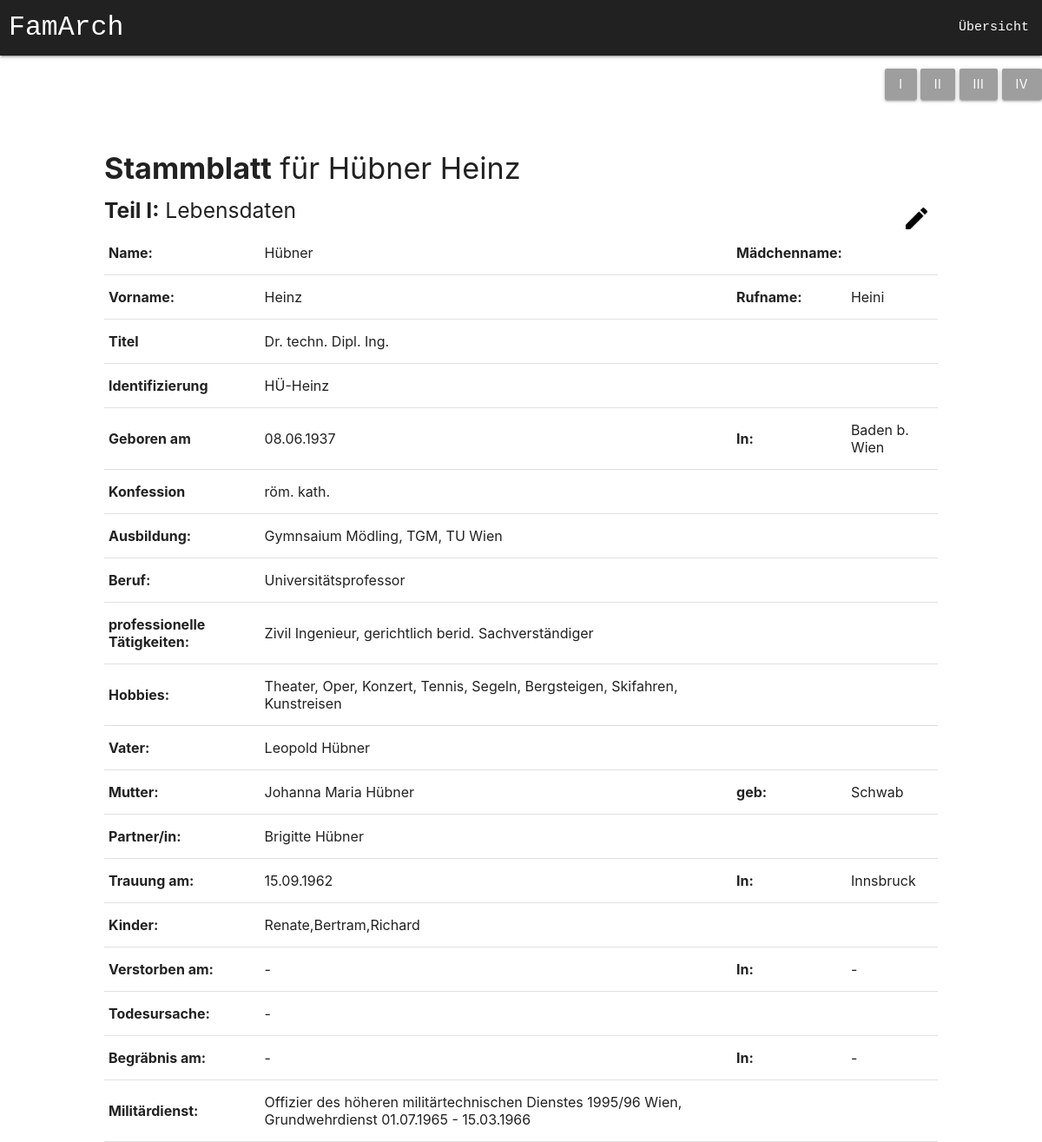
Screenshot of /nahansicht.php?curPerson=1 with the database file from the repository.
### tables this page shows
CREATE TABLE lebensdaten (
		id INTEGER,
		nachname VARCHAR(400),
		vorname VARCHAR(400),
		maedName VARCHAR(400),
		rufname VARCHAR(400),
		titel VARCHAR(200),
		kurzzeichen VARCHAR(500),
		gebDatum VARCHAR(300),
		gebOrt VARCHAR(300),
		konfession VARCHAR(200),
		ausbildung VARCHAR(500),
		berufLaufbahn VARCHAR(200),
		profTaetigkeiten VARCHAR(100),
		hobbies VARCHAR(100),
		vater INTEGER,
		mutter INTEGER,
		gebMutter VARCHAR(200),
		partnerin INTEGER,
		trauDatum VARCHAR(300),
		trauOrt VARCHAR(300),
		kind VARCHAR(500),
		geschwister VARCHAR(500),
		verstorbenAm VARCHAR(300),
		verstorbenIn VARCHAR(300),
		todUrsache VARCHAR(300),
		begraebnisAm VARCHAR(300),
		begraebnisIn VARCHAR(300),
		militaerdienst VARCHAR(400),
		geschlecht VARCHAR(300),
		stammbaum boolean,
		PRIMARY KEY(id),
		FOREIGN KEY (vater) REFERENCES lebensdaten(id),
		FOREIGN KEY (mutter) REFERENCES lebensdaten(id),
		FOREIGN KEY (partnerin) REFERENCES lebensdaten(id)
	);

### nahansicht.php (called while the page is built, shortened)
<?php
include 'open.php';
$curPerson=$_GET['curPerson'];
if(isset($_GET['stammblattnr'])) {
	$stammblattnr=$_GET['stammblattnr'];
}
else {
	$stammblattnr=1;
}
$bearbeiten=false;
$row=$pdo -> query("SELECT * FROM lebensdaten WHERE id=$curPerson");
$person=$row->fetch();
$query=$pdo -> query("SELECT vorname,nachname FROM lebensdaten WHERE id=$person[vater]");
try {
	$vater_row = $query->fetch(PDO::FETCH_ASSOC);
	$vater = $vater_row['vorname'] . " " . $vater_row['nachname'];
}catch(Error $e) {
	$vater="";
}
$query=$pdo -> query("SELECT vorname,nachname FROM lebensdaten WHERE id=$person[mutter]");
try {
	$mutter_row = $query->fetch(PDO::FETCH_ASSOC);
	$mutter = $mutter_row['vorname'] . " " . $mutter_row['nachname'];
}catch(Error $e) {
	$mutter="";
}
$query=$pdo -> query("SELECT vorname,nachname FROM lebensdaten WHERE id=$person[partnerin]");
try {
	$partnerin_row = $query->fetch(PDO::FETCH_ASSOC);
	$partnerin = $partnerin_row['vorname'] . " " . $partnerin_row['nachname'];
}catch(Error $e) {
	$partnerin="";
}
if(isset($_GET['edit']) && $_GET['edit']=='true') {
	$bearbeiten=true;
}
else {
	$bearbeiten=false;
}
if($bearbeiten==true) {
	$personArray=array(
		"nachname" => "<input value=\"" . $person['nachname'] . "\" name=\"nachname\" type=\"text\" class=\"validate\">",
		"maedName" => "<input value=\"" . $person['maedName'] . "\" name=\"maedName\" type=\"text\" class=\"validate\">",
		"vorname" => "<input value=\"" . $person['vorname'] . "\" name=\"vorname\" type=\"text\" class=\"validate\">",
		"rufname" => "<input value=\"" . $person['rufname'] . "\" name=\"rufname\" type=\"text\" class=\"validate\">",
		"titel" => "<input value=\"" . $person['titel'] . "\" name=\"titel\" type=\"text\" class=\"validate\">",
		"kurzzeichen" => "<input value=\"" . $person['kurzzeichen'] . "\" name=\"kurzzeichen\" type=\"text\" class=\"validate\">",
		"gebDatum" => "<input value=\"" . $person['gebDatum'] . "\" name=\"gebDatum\" type=\"text\" class=\"validate\">",
		"gebOrt" => "<input value=\"" . $person['gebOrt'] . "\" name=\"gebOrt\" type=\"text\" class=\"validate\">",
		"konfession" => "<input value=\"" . $person['konfession'] . "\" name=\"konfession\" type=\"text\" class=\"validate\">",
		"ausbildung" => "<input value=\"" . $person['ausbildung'] . "\" name=\"ausbildung\" type=\"text\" class=\"validate\">",
		"berufLaufbahn" => "<input value=\"" . $person['berufLaufbahn'] . "\" name=\"berufLaufbahn\" type=\"text\" class=\"validate\">",
		"profTaetigkeiten" => "<input value=\"" . $person['profTaetigkeiten'] . "\" name=\"profTaetigkeiten\" type=\"text\" class=\"validate\">",
		"hobbies" => "<input value=\"" . $person['hobbies'] . "\" name=\"hobbies\" type=\"text\" class=\"validate\">",
		"vater" => "<input value=\"" . $vater . "\" name=\"vater\" type=\"text\" class=\"validate\">",
		"mutter" => "<input value=\"" . $mutter . "\" name=\"mutter\" type=\"text\" class=\"validate\">",
		"gebMutter" => "<input value=\"" . $person['gebMutter'] . "\" name=\"gebMutter\" type=\"text\" class=\"validate\">",
		"partnerin" => "<input value=\"" . $partnerin . "\" name=\"partnerin\" type=\"text\" class=\"validate\">",
		"trauDatum" => "<input value=\"" . $person['trauDatum'] . "\" name=\"trauDatum\" type=\"text\" class=\"validate\">",
		"trauOrt" => "<input value=\"" . $person['trauOrt'] . "\" name=\"trauOrt\" type=\"text\" class=\"validate\">",
		"kind" => "<input value=\"" . $person['kind'] . "\" name=\"kind\" type=\"text\" class=\"validate\">",
		"verstorbenAm" => "<input value=\"" . $person['verstorbenAm'] . "\" name=\"verstorbenAm\" type=\"text\" class=\"validate\">",
		"verstorbenIn" => "<input value=\"" . $person['verstorbenIn'] . "\" name=\"verstorbenIn\" type=\"text\" class=\"validate\">",
		"todUrsache" => "<input value=\"" . $person['todUrsache'] . "\" name=\"todUrsache\" type=\"text\" class=\"validate\">",
		"begraebnisAm" => "<input value=\"" . $person['begraebnisAm'] . "\" name=\"begraebnisAm\" type=\"text\" class=\"validate\">",
		"begraebnisIn" => "<input value=\"" . $person['begraebnisIn'] . "\" name=\"begraebnisIn\" type=\"text\" class=\"validate\">",
		"militaerdienst" => "<input value=\"" . $person['militaerdienst'] . "\" name=\"militaerdienst\" type=\"text\" class=\"validate\">",
	);
}
else {
	$personArray=array(
		"nachname" => $person['nachname'],
		"maedName" => $person['maedName'],
		"vorname" => $person['vorname'],
		"rufname" => $person['rufname'],
		"titel" => $person['titel'],
		"kurzzeichen" => $person['kurzzeichen'],
		"gebDatum" => $person['gebDatum'],
		"gebOrt" => $person['gebOrt'],
		"konfession" => $person['konfession'],
		"ausbildung" => $person['ausbildung'],
		"berufLaufbahn" => $person['berufLaufbahn'],
		"profTaetigkeiten" => $person['profTaetigkeiten'],
		"hobbies" => $person['hobbies'],
		"vater" => $vater,
		"mutter" => $mutter,
		"gebMutter" => $person['gebMutter'],
		"partnerin" => $partnerin,
		"trauDatum" => $person['trauDatum'],
		"trauOrt" => $person['trauOrt'],
		"kind" => $person['kind'],
		"verstorbenAm" => $person['verstorbenAm'],
		"verstorbenIn" => $person['verstorbenIn'],
		"todUrsache" => $person['todUrsache'],
		"begraebnisAm" => $person['begraebnisAm'],
		"begraebnisIn" => $person['begraebnisIn'],
		"militaerdienst" => $person['militaerdienst'],
	);
}
if($stammblattnr == 1) {
	$sb_nr = "I";
}
include 'nahansicht-gui_' . $sb_nr . '.php';
?>

### nahansicht-gui_I.php (the view, shortened to what this page needs)
<!doctype html>
<html>
	<head>
	<link type="text/css" rel="stylesheet" href="materialize/css/materialize.min.css" media="screen,projection">
	<link rel="stylesheet" href="style.css">
</head>
<body>
	<nav>
    <div class="nav-wrapper grey darken-4">
		<a href="index.php" class="brand-logo logo">FamArch</a>
    	<ul id="nav-mobile" class="right hide-on-med-and-down">
			<li><a href="uebersicht.php" class="navBar">Übersicht</a></li>
     	</ul>
    </div>
  </nav>
	<p align="right">
		<a href="nahansicht.php?curPerson=<?php echo $curPerson; ?>&stammblattnr=1" class='btn grey' value="0">I</a>
		<a href="nahansicht.php?curPerson=<?php echo $curPerson; ?>&stammblattnr=2" class='btn grey' value="0">II</a>
		<a href="nahansicht.php?curPerson=<?php echo $curPerson; ?>&stammblattnr=3" class='btn grey' value="0">III</a>
		<a href="nahansicht.php?curPerson=<?php echo $curPerson; ?>&stammblattnr=4" class='btn grey' value="0">IV</a>
	</p>
	<br>
	<div class="stammblattHeading">
		<h4 ><b>Stammblatt</b> für <?php echo $person['nachname']?> <?php echo $person['vorname']?></h4>
		<h5><b>Teil I:</b> Lebensdaten
			<?php
			if($bearbeiten==false){
				echo "<a href=\"nahansicht.php?curPerson=" . $curPerson . "&stammblattnr=1&edit=true\" class=\"btn-flat editBtn\" ><img src=\"img/edit.png\" alt=\"Bearbeitung\" class=\"editIcon\"></a>";
			}
			else {
				echo "<button class=\"btn-flat editBtn\" type=\"sumbit\" name=\"saveEdit\" value=\"saveEdit\"><img src=\"img/save.png\" alt=\"Bearbeitung\" class=\"editIcon\"></button>";
			}
			?>
		</h5>
	</div>
	<br>
	<div class="nahansichtGesamtTabelle">
		<table>
			<tbody>
			  <tr>
				<td><b>Name:</b></td>
				<td><?php echo $personArray['nachname']; ?></td>
				<td><b>Mädchenname:</b></td>
				<td><?php echo $personArray['maedName']?></td>
			  </tr>
			  <tr>
				<td><b>Vorname:</b></td>
				<td><?php echo $personArray['vorname']?></td>
				<td><b>Rufname:</b></td>
				<td><?php echo $personArray['rufname']?></td>
			  </tr>
			  <tr>
				<td><b>Titel</b></td>
				<td><?php echo $personArray['titel']?></td>
			  </tr>
			  <tr>
				<td><b>Identifizierung</b></td>
				<td><?php echo $personArray['kurzzeichen']?></td>
			  </tr>
			  <tr>
				<td><b>Geboren am</b></td>
				<td><?php echo $personArray['gebDatum']?></td>
				<td><b>In:</b></td>
				<td><?php echo $personArray['gebOrt']?></td>
			  </tr>
			  <tr>
				<td><b>Konfession</b></td>
				<td><?php echo $personArray['konfession']?></td>
			  </tr>
			  <tr>
				<td><b>Ausbildung:</b></td>
				<td><?php echo $personArray['ausbildung']?></td>
			  </tr>
			  <tr>
				<td><b>Beruf:</b></td>
				<td><?php echo $personArray['berufLaufbahn']?></td>
			  </tr>
			  <tr>
				<td><b>professionelle Tätigkeiten:</b></td>
				<td><?php echo $personArray['profTaetigkeiten']?></td>
			  </tr>
			  <tr>
				<td><b>Hobbies:</b></td>
				<td><?php echo $personArray['hobbies']?></td>
			  </tr>
			  <tr>
				<td><b>Vater:</b></td>
				<td><?php echo $personArray['vater'] ?></td>
			  </tr>
			  <tr>
				<td><b>Mutter:</b></td>
				<td><?php echo $personArray['mutter']?></td>
				<td><b>geb:</b></td>
				<td ><?php echo $personArray['gebMutter']?></td>
			  </tr>
			  <tr>
				<td><b>Partner/in:</b></td>
				<td><?php echo $personArray['partnerin']?></td>
			  </tr>
			  <tr>
				<td><b>Trauung am:</b></td>
				<td><?php echo $personArray['trauDatum']?></td>
				<td><b>In:</b></td>
				<td><?php echo $personArray['trauOrt']?></td>
			  </tr>
			  <tr>
				<td><b>Kinder:</b></td>
				<td><?php echo $personArray['kind']?></td>
			  </tr>
			  <tr>
				<td><b>Verstorben am:</b></td>
				<td><?php echo $personArray['verstorbenAm']?></td>
				<td><b>In:</b></td>
				<td><?php echo $personArray['verstorbenIn']?></td>
			  </tr>
			  <tr>
				<td><b>Todesursache:</b></td>
				<td><?php echo $personArray['todUrsache']?></td>
			  </tr>
			  <tr>
				<td><b>Begräbnis am:</b></td>
				<td><?php echo $personArray['begraebnisAm']?></td>
				<td><b>In:</b></td>
				<td><?php echo $personArray['begraebnisIn']?></td>
			  </tr>
			  <tr>
				<td><b>Militärdienst:</b></td>
				<td><?php echo $personArray['militaerdienst']?></td>
			  </tr>
			</tbody>
		  </table>
	</div>
</body></html>

### style.css (style rules this page uses)
.stammblattHeading { margin-left:10%; float:left; width:80%; }
.editBtn { position:absolute; right:10%; width: 50px; height: 50px; }
.editIcon { position:absolute; top:10px; left:13px; width: 25px; height: 25px; }
.nahansichtGesamtTabelle { width:80%; margin-left: 10%; }
.navBar { font-family:Consolas, "Andale Mono", "Lucida Console", "Lucida Sans Typewriter", Monaco, "Courier New", "monospace"; }
.logo { margin-left: 10px; font-family:Consolas, "Andale Mono", "Lucida Console", "Lucida Sans Typewriter", Monaco, "Courier New", "monospace"; }

### rows the page displays
lebensdaten: nachname "Hübner", vorname "Heinz", rufname "Heini", titel "Dr. techn. Dipl. Ing.", kurzzeichen "HÜ-Heinz", gebDatum "08.06.1937", gebOrt "Baden b. Wien", konfession "röm. kath.", ausbildung "Gymnsaium Mödling, TGM, TU Wien", berufLaufbahn "Universitätsprofessor", profTaetigkeiten "Zivil Ingenieur, gerichtlich berid. Sachverständiger", hobbies "Theater, Oper, Konzert, Tennis, Segeln, Bergsteigen, Skifahren, Kunstreisen", gebMutter "Schwab", trauDatum "15.09.1962", trauOrt "Innsbruck", kind "Renate,Bertram,Richard", verstorbenAm "-", verstorbenIn "-", todUrsache "-", begraebnisAm "-", begraebnisIn "-", militaerdienst "Offizier des höheren militärtechnischen Dienstes 1995/96 Wien, Grundwehrdienst 01.07.1965 - 15.03.1966"

### other values shown
$personArray['vater'] "Leopold Hübner"
$personArray['mutter'] "Johanna Maria Hübner"
$personArray['partnerin'] "Brigitte Hübner"
